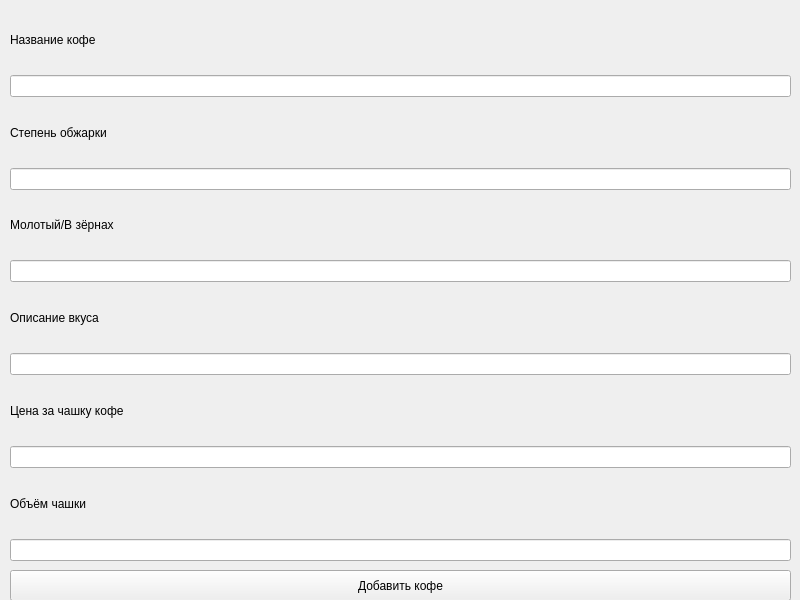
<?xml version="1.0" encoding="UTF-8"?>
<ui version="4.0">
 <class>MainWindow</class>
 <widget class="QMainWindow" name="MainWindow">
  <property name="geometry">
   <rect>
    <x>0</x>
    <y>0</y>
    <width>800</width>
    <height>600</height>
   </rect>
  </property>
  <property name="windowTitle">
   <string>MainWindow</string>
  </property>
  <widget class="QWidget" name="centralwidget">
   <widget class="QWidget" name="verticalLayoutWidget">
    <property name="geometry">
     <rect>
      <x>10</x>
      <y>10</y>
      <width>781</width>
      <height>551</height>
     </rect>
    </property>
    <layout class="QVBoxLayout" name="verticalLayout">
     <item>
      <widget class="QLabel" name="label">
       <property name="text">
        <string>Название кофе</string>
       </property>
      </widget>
     </item>
     <item>
      <widget class="QLineEdit" name="name"/>
     </item>
     <item>
      <widget class="QLabel" name="label_2">
       <property name="text">
        <string>Степень обжарки</string>
       </property>
      </widget>
     </item>
     <item>
      <widget class="QLineEdit" name="step_obj"/>
     </item>
     <item>
      <widget class="QLabel" name="label_3">
       <property name="text">
        <string>Молотый/В зёрнах</string>
       </property>
      </widget>
     </item>
     <item>
      <widget class="QLineEdit" name="type"/>
     </item>
     <item>
      <widget class="QLabel" name="label_4">
       <property name="text">
        <string>Описание вкуса</string>
       </property>
      </widget>
     </item>
     <item>
      <widget class="QLineEdit" name="tasty"/>
     </item>
     <item>
      <widget class="QLabel" name="label_5">
       <property name="text">
        <string>Цена за чашку кофе</string>
       </property>
      </widget>
     </item>
     <item>
      <widget class="QLineEdit" name="price"/>
     </item>
     <item>
      <widget class="QLabel" name="label_6">
       <property name="text">
        <string>Объём чашки</string>
       </property>
      </widget>
     </item>
     <item>
      <widget class="QLineEdit" name="volume"/>
     </item>
    </layout>
   </widget>
   <widget class="QPushButton" name="pushButton">
    <property name="geometry">
     <rect>
      <x>10</x>
      <y>570</y>
      <width>781</width>
      <height>31</height>
     </rect>
    </property>
    <property name="text">
     <string>Добавить кофе</string>
    </property>
   </widget>
  </widget>
 </widget>
 <resources/>
 <connections/>
</ui>
